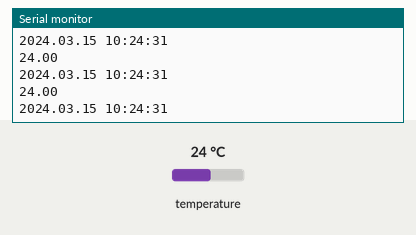
Simulated run of this sketch. Board: Arduino Uno, built with avr-gcc and run on an emulated ATmega328P. On the bench: the last lines printed to the serial monitor. Inputs (shaded band) come from the test bench; at power-on: temperature 24 °C. The local clock reads 2024-03-15 10:24:30 at power-on unless the sketch sets it.

Above: at 1.2 s.
1.3 s: temperature set to 12 °C
At 2.0 s:
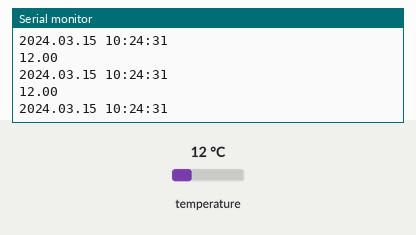
2.8 s: temperature set to 19 °C
At 3.3 s:
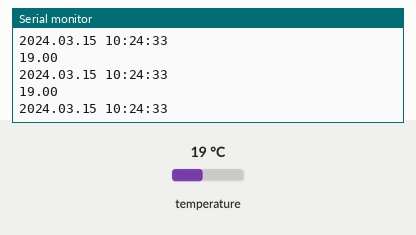
Timing chart, 0 to 5.8 s (numbered marks = the images above; inputs shaded):
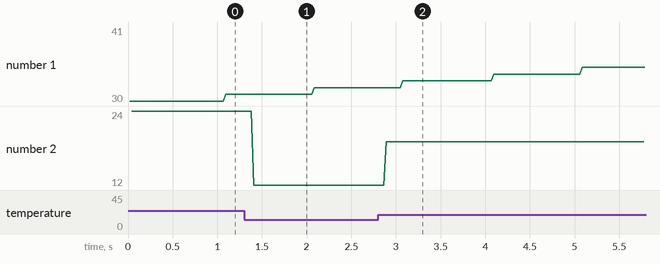

The sketch:

_5_DS3231_read_CLK.ino
```cpp
#include <Wire.h>
#include "ds3231.h"
#include "rtc_ds3231.h"

#define BUFF_MAX 128

uint8_t time[8];
char recv[BUFF_MAX];
unsigned int recv_size = 0;
unsigned long prev, interval = 5000;
float temp;

void setup()
{
    Serial.begin(9600);
    Wire.begin();
    DS3231_init(DS3231_INTCN);
    memset(recv, 0, BUFF_MAX);
    Serial.println("GET time & temp");
}

void loop()
{
    char in;
    char buff[BUFF_MAX];
    unsigned long now = millis();
    struct ts t;

      //get time
      DS3231_get(&t);
      //get temperature
      temp = DS3231_get_treg();

        // there is a compile time option in the library to include unixtime support
#ifdef CONFIG_UNIXTIME
        snprintf(buff, BUFF_MAX, "%d.%02d.%02d %02d:%02d:%02d %ld", t.year,
             t.mon, t.mday, t.hour, t.min, t.sec, t.unixtime);
#else
        snprintf(buff, BUFF_MAX, "%d.%02d.%02d %02d:%02d:%02d", t.year,
             t.mon, t.mday, t.hour, t.min, t.sec);
#endif

        Serial.println(buff);
        Serial.println(temp);

}
```

Measured:
- after the input at 1.3 s, the serial monitor: prints a new line after 0.11 s (image 1)
- after the input at 2.8 s, the serial monitor: prints a new line after 0.09 s (image 2)
- plotted number 2: 24 → 12 after the input at 1.3 s, 12 → 19 after the input at 2.8 s
